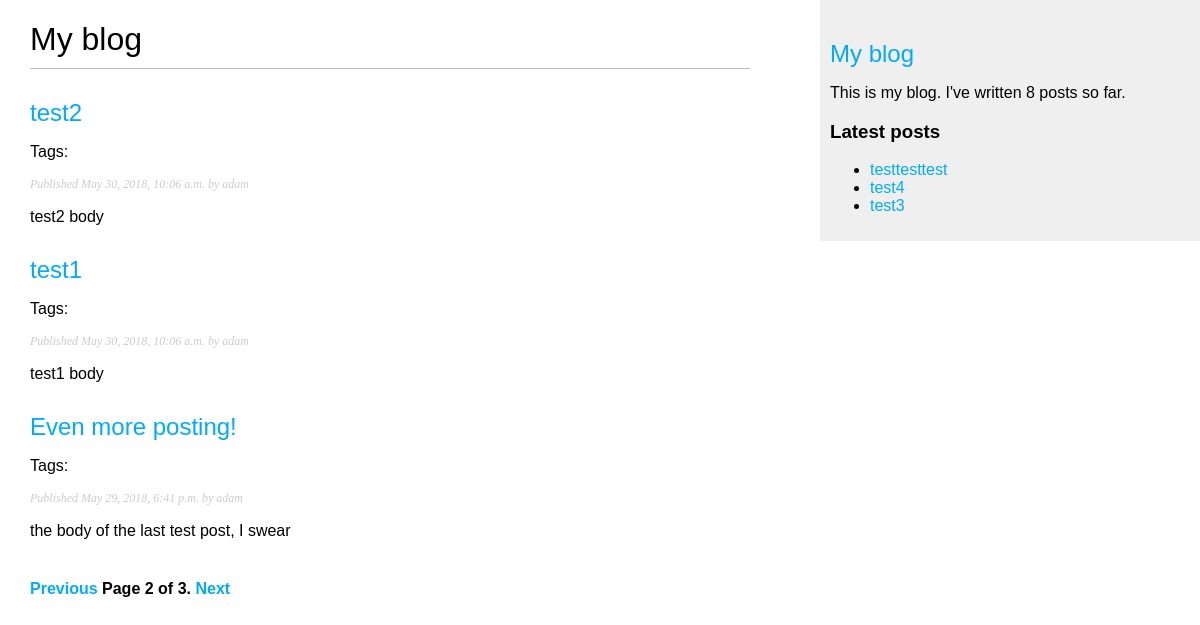
Screenshot of /blog/?page=2 with the database file from the repository.
### blog/models.py (models this page shows, shortened)
class Post(models.Model):
    STATUS_CHOICES = (
        ('draft', 'Draft'),
        ('published', 'Published'),
    )
    title = models.CharField(max_length=250)
    slug = models.SlugField(max_length=250, unique_for_date='publish')
    author = models.ForeignKey(User, related_name='blog_posts')
    body = models.TextField()
    publish = models.DateTimeField(default=timezone.now)
    created = models.DateTimeField(auto_now_add=True)
    updated = models.DateTimeField(auto_now=True)
    status = models.CharField(max_length=10,
                            choices=STATUS_CHOICES,
                            default='draft')
    tags = TaggableManager()
    objects = models.Manager()
    published = PublishedManager()
    class Meta:
        ordering = ('-publish',)
    def get_absolute_url(self):
        return reverse(
            'blog:post_detail',
            args=[
                self.publish.year,
                self.publish.strftime('%m'),
                self.publish.strftime('%d'),
                self.slug
            ]
        )

### blog/views.py (the view)
# urls.py: url(r'^tag/(?P<tag_slug>[-\w]+)/$', views.post_list, name='post_list_by_tag'),
def post_list(request, tag_slug=None):
    object_list = Post.published.all()
    tag = None
    if tag_slug:
        tag = get_object_or_404(Tag, slug=tag_slug)
        object_list = object_list.filter(tags__in=[tag])
    paginator = Paginator(object_list, 3) # 3 posts in each page
    page = request.GET.get('page')
    try:
        posts = paginator.page(page)
    except PageNotAnInteger:
        posts = paginator.page(1)
    except EmptyPage:
        posts = paginator.page(paginator.num_pages)
    return render(
        request,
        'blog/post/list.html',
        {'page': page, 'posts': posts, 'tag': tag}
    )

### blog/models.py (called while the page is built)
    def get_queryset(self):
        return super(PublishedManager, self).get_queryset() \
                                            .filter(status='published')

### blog/templatetags/blog_tags.py (called while the page is built)
@register.simple_tag
def total_posts():
    return Post.published.count()

@register.inclusion_tag('blog/post/latest_posts.html')
def show_latest_posts(count=5):
    latest_posts = Post.published.order_by('-publish')[:count]
    return {'latest_posts': latest_posts}

### blog/templates/blog/post/list.html (shortened to what this page needs)
{% extends "blog/base.html" %}
{% block content %}
    <h1>My blog</h1>
    {% for post in posts %}
    <h2>
        <a href="{{ post.get_absolute_url }}">
            {{ post.title }}
        </a>
    </h2>
    <p class="tags">
        Tags:
    </p>
    <p class="date">
        Published {{ post.publish }} by {{ post.author }}
    </p>
    {{ post.body|truncatewords:30|linebreaks }}
    {% endfor %}
    {% include "blog/pagination.html" with page=posts %}
{% endblock %}

### blog/templates/blog/post/latest_posts.html
<ul>
    {% for post in latest_posts %}
    <li>
        <a href="{{ post.get_absolute_url }}">{{ post.title }}</a>
    </li>
    {% endfor %}
</ul>

### blog/static/css/blog.css (style rules this page uses)
body { margin:0; padding:0; font-family:helvetica, sans-serif; }
a { color:#00abff; text-decoration:none; }
h1 { font-weight:normal; border-bottom:1px solid #bbb; padding:0 0 10px 0; }
h2 { font-weight:normal; margin:30px 0 0; }
p.date { color:#ccc; font-family: georgia, serif; font-size: 12px; font-style: italic; }

### rows the page displays
Post: title "test2", publish "May 30, 2018, 10:06 a.m.", author "adam", body "test2 body"
Post: title "test1", publish "May 30, 2018, 10:06 a.m.", author "adam", body "test1 body"
Post: title "Even more posting!", publish "May 29, 2018, 6:41 p.m.", author "adam", body "the body of the last test post, I swear"
Post: title "testtesttest"
Post: title "test4"
Post: title "test3"

### other values shown
{{ page.number }} "2"
{{ page.paginator.num_pages }} "3"
